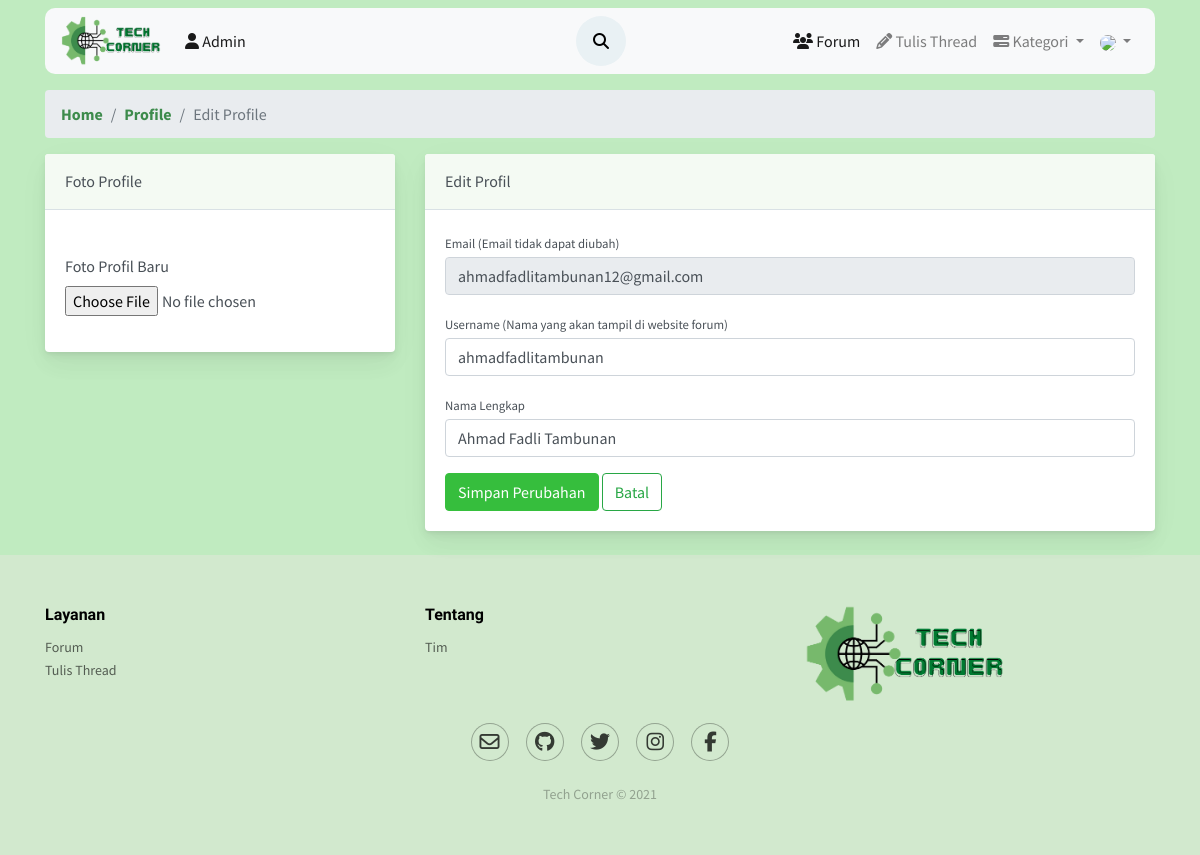
The app's page /profile/update-profile.php?id=1 (signed in) with its own data.
### tables this page shows
CREATE TABLE `users` (
  `id_user` int(11) NOT NULL,
  `username` varchar(50) NOT NULL,
  `email` varchar(100) NOT NULL,
  `password` varchar(100) NOT NULL,
  `name` varchar(100) NOT NULL,
  `foto` varchar(50) NOT NULL,
  `level` varchar(20) NOT NULL,
  `vkey` varchar(200) NOT NULL,
  `verified` enum('0','1') NOT NULL DEFAULT '0' COMMENT '0 = not verified\r\n1 = verified\r\n',
  `created_at` timestamp(6) NOT NULL DEFAULT current_timestamp(6)
);

### profile/update-profile.php (the view, shortened to what this page needs)
<?php
    include("layout/header.php");
    include("layout/navbar.php");
    if(isset($_GET["id"])){
        if($_GET["id"] == $_SESSION["id"]){
            $id_user = $_GET["id"];
            $query = "SELECT * FROM users WHERE id_user = '$id_user' LIMIT 1;";
            $result = mysqli_query($conn, $query);
            if ($result) {
                foreach($result as $row) :
                    $name = $row['name'];
                    $username = $row['username'];
                    $email = $row['email'];
                endforeach;
            } else {
                echo mysqli_error($conn);
                exit;
            }
        } else {
            echo("<script>location.href = '../forum/index.php';</script>");
            exit;
        }
    } else {
        echo("<script>location.href = '../forum/index.php';</script>");
        exit;
    }
?>
<div class="container align-self-center">
    <div class="main-content">
        <nav aria-label="breadcrumb">
            <ol class="breadcrumb forum">
                <li class="breadcrumb-item"><a href="../forum/index.php">Home</a></li>
                <li class="breadcrumb-item"><a href="profile.php?id=<?= $id_user; ?>">Profile</a></li>
                <li class="breadcrumb-item active" aria-current="page">Edit Profile</li>
            </ol>
        </nav>
        <form action="" method="POST" enctype="multipart/form-data" id="form-ubah">
            <div class="row">
                <div class="col-xl-4">
                    <div class="card mb-4 mb-xl-0">
                        <div class="card-header">Foto Profile</div>
                        <div class="card-body">
                            <div class="text-center">
                            </div>
                            <div class="input-group">
                                <div class="form-group">
                                    <label for="foto">Foto Profil Baru</label>
                                    <input type="file" name="gambar" id="foto" class="form-control-file">
                                </div>
                            </div>
                        </div>
                    </div>
                </div>
                <div class="col-xl-8">
                    <div class="card mb-4">
                        <div class="card-header">Edit Profil</div>
                        <div class="card-body">
                            <div class="form-group">
                                <label class="small mb-1" for="email">Email (Email tidak dapat diubah)</label>
                                <input type="email" name="email" id="email" class="form-control" readonly value="<?= $email; ?>">
                            </div>
                            <div class="form-group mb-3">
                                <label class="small mb-1" for="uname">Username (Nama yang akan tampil di website forum)</label>
                                <input class="form-control" id="uname" type="text" placeholder="Enter your username" name="username" value="<?= $username; ?>">
                            </div>
                            <div class="form-group">
                                <label class="small mb-1" for="name">Nama Lengkap</label>
                                <input class="form-control" id="name" type="text" placeholder="Enter your username" name="name" value="<?= $name; ?>">
                            </div>
                            <div class="mt-3">
                                <button type="submit" name="ubah" class="btn btn-success">Simpan Perubahan</button>
                                <a href="profile.php?id=<?= $id_user; ?>" class="btn btn-outline-success">Batal</a>
                            </div>
                        </div>
                    </div>
                </div>
            </div>
        </form>
    </div>
</div>
<?php
    include("layout/footer.php");
 ?>

### profile/assets/css/style.css (style rules this page uses)
.body { background-color: #c0ebc0; font-size: 16px; font-family: 'Source Sans Pro', sans-serif; }

### profile/assets/css/forum.css (style rules this page uses)
body { margin: 0; font-family: -apple-system, BlinkMacSystemFont, "Segoe UI", Roboto, "Helvetica Neue", Arial, "Noto Sans", sans-serif, "Apple Color Emoji", "Segoe UI Emoji", "Segoe UI Symbol", "Noto Color Emoji"; font-size: .88rem; font-weight: 400; line-height: 1.5; color: #495057; text-align: left; background-color: #f4faf3; }
.card { box-shadow: 0 0.46875rem 2.1875rem rgba(4, 9, 20, 0.03), 0 0.9375rem 1.40625rem rgba(4, 9, 20, 0.03), 0 0.25rem 0.53125rem rgba(4, 9, 20, 0.05), 0 0.125rem 0.1875rem rgba(4, 9, 20, 0.03); border-width: 0; transition: all .2s }
.card-header:first-child { border-radius: calc(.25rem - 1px) calc(.25rem - 1px) 0 0 }
.card-header { display: flex; align-items: center; border-bottom-width: 1px; padding-top: 0; padding-bottom: 0; padding-right: .625rem; height: 3.5rem; background-color: #f4faf3; border-bottom: 1px solid rgba(26, 54, 126, 0.125) }
.btn-success { color: #fff; background-color: #36be3d; border-color: #36c03d }
.form-control { display: block; width: 100%; height: calc(2.25rem + 2px); padding: .375rem .75rem; font-size: 1rem; font-weight: 400; line-height: 1.5; color: #495057; background-color: #fff; background-clip: padding-box; border: 1px solid #ced4da; border-radius: .25rem; transition: border-color 0.15s ease-in-out, box-shadow 0.15s ease-in-out }
.card-body { flex: 1 1 auto; padding: 1.25rem }
.forum a { color: #3d8b4c; font-weight: bold; text-decoration: none !important; background-color: transparent; }

### records on screen
users: email "ahmadfadlitambunan12@gmail.com", username "ahmadfadlitambunan", name "Ahmad Fadli Tambunan"
